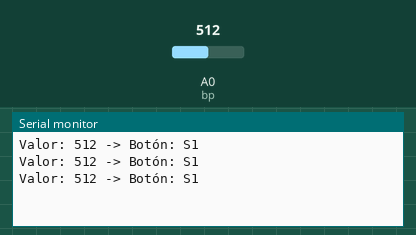
Simulated run of this sketch. Board: Arduino Uno, built with avr-gcc and run on an emulated ATmega328P. Shown: the last lines printed to the serial monitor. Inputs (shaded band) come from the test bench; at power-on: A0 (bp) = 512.

Above: at 1.3 s.
1.4 s: A0 (bp) set to 390
At 1.8 s:
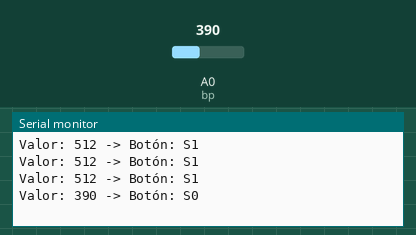
2.9 s: A0 (bp) set to 410
At 3.4 s:
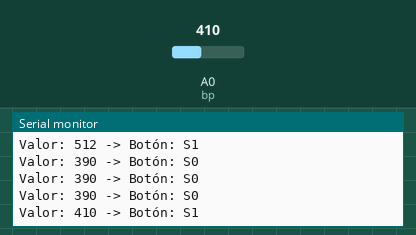
Timing chart, 0 to 5.9 s (numbered marks = the images above; inputs shaded):
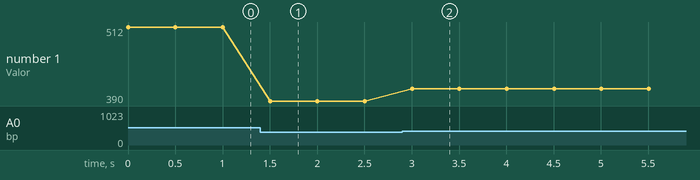

The sketch:

botones.ino
```cpp
int bp = A0;

void setup() {
  Serial.begin(9600);
}

void loop() {
  int bv = analogRead(bp);
  int boton = 0;

  if (bv >= 150 && bv < 180) {
    boton = 5;
  } else if (bv >= 180 && bv < 230) {
    boton = 4;
  } else if (bv >= 230 && bv < 260) {
    boton = 3;
  } else if (bv >= 300 && bv < 350) {
    boton = 2;
  } else if (bv >= 400) {
    boton = 1;
  } else {
    boton = 0;
  }

  Serial.print("Valor: ");
  Serial.print(bv);
  Serial.print(" -> Botón: S");
  Serial.println(boton);

  delay(500);
}
```

Measured:
- after the input at 1.4 s, the serial monitor: prints a new line after 0.10 s (image 1)
- after the input at 2.9 s, the serial monitor: prints a new line after 0.10 s (image 2)
- plotted number 1: 512 → 390 after the input at 1.4 s, 390 → 410 after the input at 2.9 s
